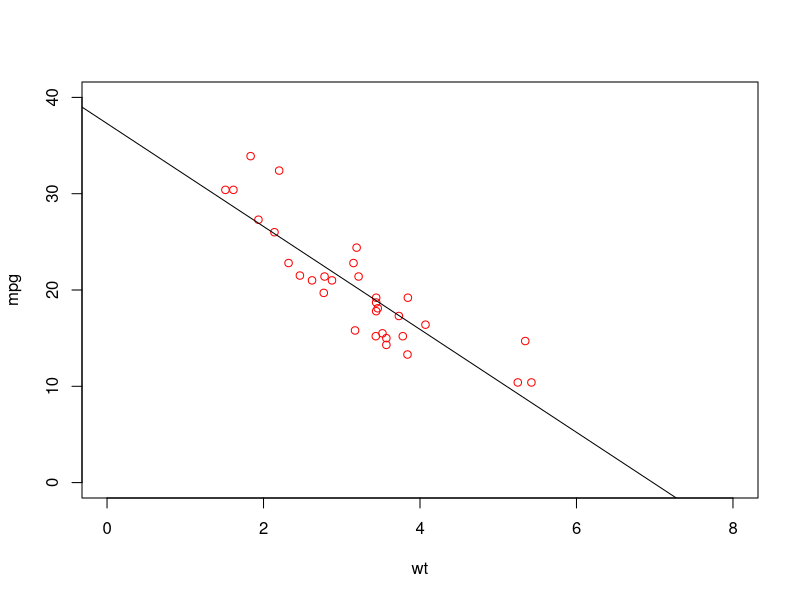

Here is the R script that generated this plot:
## ----setup, include=FALSE------------------------------------------------
library(knitr);library(xtable);library(foreign);library(dplyr);library(vcd);library(grid)
options(width=80)
opts_chunk$set(comment = "", warning = FALSE, message = FALSE, tidy = FALSE, size="small")
##knitr::opts_chunk$set(results='asis')

## ----echo=F,fig.width=6, fig.height=4------------------------------------
with(mtcars,plot(wt,mpg,xlim=c(0,8),ylim=c(0,40),col='red'))
abline(with(mtcars,lm(mpg~wt))) 

## ------------------------------------------------------------------------
dat<-mtcars[,c('wt','mpg')]
min.RSS<-function(data, par) {
  with(data, sum((mpg-(par[1] + par[2]*wt))^2))
}
result<-optim(par = c(0, 0), min.RSS, data = dat)
result$par

## ------------------------------------------------------------------------
library(maxLik)
dat<-mtcars[,c('wt','mpg')]
wt<-dat$wt;mpg<-dat$mpg
loglik=function (para){
  N=length(wt)
  e=mpg-para[1]-para[2]*wt
  ll=-0.5*N*log(2*pi)-0.5*N*log(para[3]^2)-0.5*sum(e^2/para[3]^2)
  return(ll)
}
mle1=maxLik(loglik,start=c(0.1,1,1))
coef(mle1)

## ------------------------------------------------------------------------
rm(list=ls())
library(maxLik)
dat<-mtcars[,c('wt','mpg')]
wt<-dat$wt;mpg<-dat$mpg
loglik=function (pars){
  avg = pars[1]+pars[2]*wt
  ll=sum(dnorm(mpg-avg,0,pars[3],log=T))
  return(ll)
}
mle1=maxLik(loglik,start=c(0.1,1,1))
coef(mle1)

## ------------------------------------------------------------------------
x=mtcars$wt;y=mtcars$mpg
meanx=mean(x)
meany=mean(y)
beta1<-sum((x-meanx)*(y-meany))/sum((x-meanx)^2)
beta0<-meany-beta1*meanx
c(beta0,beta1)

## ------------------------------------------------------------------------
x=mtcars$wt;y=mtcars$mpg
sy<-sqrt(sum((y-meany)^2))
sx<-sqrt(sum((x-meanx)^2))
cor(x,y)*sy/sx

## ----eval=F--------------------------------------------------------------
## library(car)
## library(rgl)
## with(mtcars,scatter3d(x = wt, y = mpg , z = hp))

## ------------------------------------------------------------------------
x=mtcars$wt;y=mtcars$mpg
xmat<-cbind(1,x)
solve(t(xmat)%*%xmat) %*% t(xmat) %*% y
solve(crossprod(xmat)) %*% t(xmat) %*% y

## ------------------------------------------------------------------------
x=mtcars[,c('wt','hp')];y=mtcars$mpg
xmat<-as.matrix(cbind(1,x))
solve(t(xmat)%*%xmat) %*% t(xmat) %*% y
solve(crossprod(xmat)) %*% t(xmat) %*% y

## ------------------------------------------------------------------------
with(mtcars,lm(mpg~wt+hp))

## ----eval=F--------------------------------------------------------------
## equation<-mpg ~ wt + hp
## class(equation)
## lm(equation,mtcars)
## 
## equation<-'mpg ~ wt + hp' ## character
## as.formula(equation)
## PCs<-paste('PC',1:10,sep="",collapse=" +")
## as.formula(paste('y ~ x +',PCs))

## ----eval=F--------------------------------------------------------------
## data<-'mtcars'
## equation<-'mpg ~ wt + hp' ## character
## # lm(equation,data)
## lm(as.formula(equation),get(data))
## 
## do.call("lm", list(as.formula(equation),as.name(data)))
## # coef(summary(models))["wt","Pr(>|t|)"]
